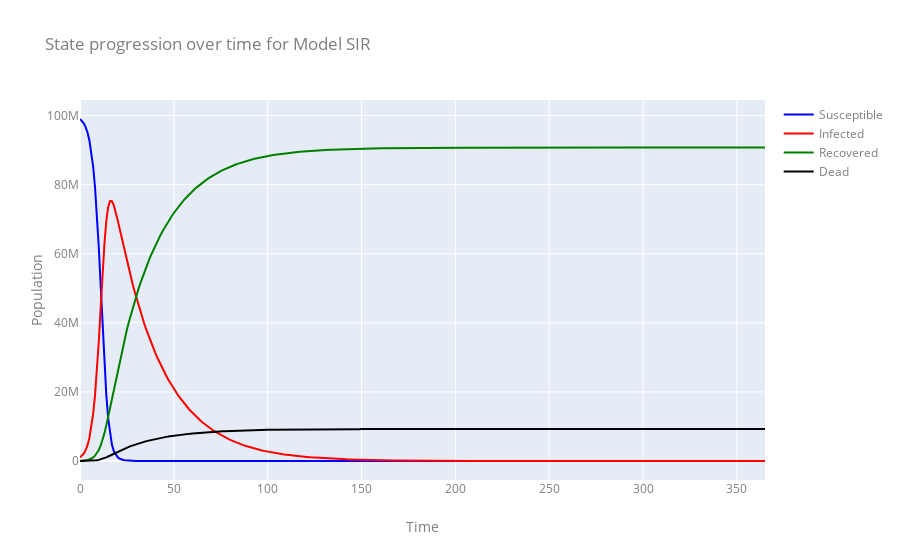

Notebook code cell kept with this figure:
### Markdown cell above
### Adding randomness in model parameters
Model parameters can be randomly sampled at the begining of each run by passing a dict to the `dist_params` argument. The dcit should include a parameter name key, which maps to another dict containing the probability distribution name (valid names:`gaussian`, `uniform`, `triangular`, and `exponential`), and the parameters of that distribution along with their corresponding values. 
`e.g. {'param1_name: {'distribution': <dist_name1>, 'values':{<val1name>, : val1, <val2name>: val2, ...}}}`


Note in the example below that distribution parameter names follow the `numpy.random.*` parameter names (e.g. for `uniform` distribution, `np.random.uniform`, params would be `low` and `high`.) See the function  `generate_sample()` in `EpyModels/utils.py` and consult the numpy random function documentation for more details.

### Code cell
model_SIR = SIR(name="SIR",
            population=pop,
            init_s=prop_S,
            init_i=prop_I,
            init_r=prop_R,
            beta=b,
            recovery_rate=r_rate,
            mortality_rate=m_rate,
            dist_params={'beta': {'distribution':'uniform','values':{'low':1/7, 'high':4/7}},'mortality_rate': {'distribution':'uniform','values':{'low':0.03/14, 'high':0.1/14}} })


model_SIR.run(T=365)

# Specify which run to plot
plot_states(model_SIR,type='line')

### Figure 1 — Plotly figure (JSON) as saved in the notebook; plotly's stock layout.template omitted (floating-point values rounded to 4 significant figures; data arrays with more than 128 entries replaced by an {"elided": "..."} marker saying what was removed)
{"data": [{"line": {"color": "blue", "width": 2}, "mode": "lines", "name": "Susceptible", "type": "scatter", "x": {"elided": "366 int values"}, "y": {"elided": "366 int values"}}, {"line": {"color": "red", "width": 2}, "mode": "lines", "name": "Infected", "type": "scatter", "x": {"elided": "366 int values"}, "y": {"elided": "366 int values"}}, {"line": {"color": "green", "width": 2}, "mode": "lines", "name": "Recovered", "type": "scatter", "x": {"elided": "366 int values"}, "y": {"elided": "366 int values"}}, {"line": {"color": "black", "width": 2}, "mode": "lines", "name": "Dead", "type": "scatter", "x": {"elided": "366 int values"}, "y": {"elided": "366 int values"}}], "layout": {"autosize": true, "font": {"color": "#7f7f7f", "size": 12}, "title": {"text": "State progression over time for Model SIR"}, "xaxis": {"autorange": true, "range": [0, 365], "title": {"text": "Time"}, "type": "linear"}, "yaxis": {"autorange": true, "range": [-5500000, 104500000], "title": {"text": "Population"}, "type": "linear"}}}
